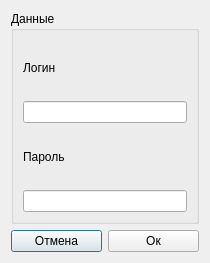
<?xml version="1.0" encoding="UTF-8"?>
<ui version="4.0">
 <class>InsertUser</class>
 <widget class="QDialog" name="InsertUser">
  <property name="geometry">
   <rect>
    <x>0</x>
    <y>0</y>
    <width>210</width>
    <height>263</height>
   </rect>
  </property>
  <property name="windowTitle">
   <string>Dialog</string>
  </property>
  <layout class="QVBoxLayout" name="verticalLayout_3">
   <item>
    <widget class="QGroupBox" name="groupBox">
     <property name="title">
      <string>Данные</string>
     </property>
     <layout class="QVBoxLayout" name="verticalLayout_4">
      <item>
       <layout class="QVBoxLayout" name="verticalLayout">
        <item>
         <widget class="QLabel" name="label">
          <property name="text">
           <string>Логин</string>
          </property>
         </widget>
        </item>
        <item>
         <widget class="QLineEdit" name="lineEditLogin"/>
        </item>
       </layout>
      </item>
      <item>
       <layout class="QVBoxLayout" name="verticalLayout_2">
        <item>
         <widget class="QLabel" name="label_2">
          <property name="text">
           <string>Пароль</string>
          </property>
         </widget>
        </item>
        <item>
         <widget class="QLineEdit" name="lineEditPassword">
          <property name="echoMode">
           <enum>QLineEdit::Password</enum>
          </property>
         </widget>
        </item>
       </layout>
      </item>
     </layout>
    </widget>
   </item>
   <item>
    <layout class="QHBoxLayout" name="horizontalLayout">
     <item>
      <widget class="QPushButton" name="pushButtonCancel">
       <property name="text">
        <string>Отмена</string>
       </property>
      </widget>
     </item>
     <item>
      <widget class="QPushButton" name="pushButtonAction">
       <property name="text">
        <string>Ок</string>
       </property>
      </widget>
     </item>
    </layout>
   </item>
  </layout>
 </widget>
 <resources/>
 <connections/>
</ui>
